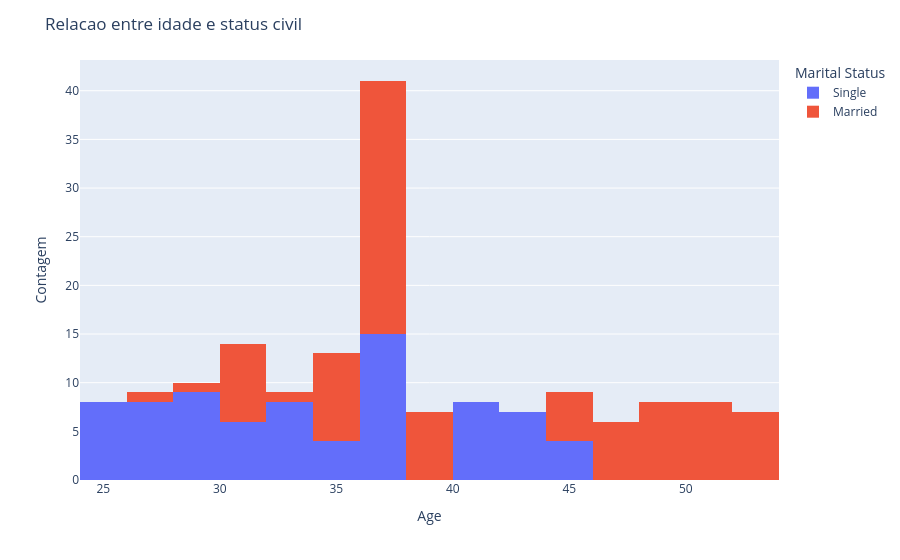

Notebook source saved alongside this figure:
### Code cell
# idade x status civil

fig = px.histogram(df, x='Age', color='Marital Status', barmode='stack')

# Layout
fig.update_layout(title='Relacao entre idade e status civil',
		  xaxis_title='Age',
		  yaxis_title='Contagem',
		  legend_title='Marital Status')
fig.show()

### Figure 1 — Plotly figure (JSON) as saved in the notebook; plotly's stock layout.template omitted (floating-point values rounded to 4 significant figures)
{"data": [{"alignmentgroup": "True", "bingroup": "x", "hovertemplate": "Marital Status=Single<br>Age=%{x}<br>count=%{y}<extra></extra>", "legendgroup": "Single", "marker": {"color": "#636efa", "pattern": {"shape": ""}}, "name": "Single", "offsetgroup": "Single", "orientation": "v", "showlegend": true, "type": "histogram", "x": [25, 40, 26, 31, 37.51, 37.51, 37.51, 37.51, 37.51, 37.51, 43, 29, 34, 44, 25, 40, 26, 31, 41, 27, 32, 42, 28, 33, 43, 29, 34, 44, 25, 25, 40, 26, 31, 41, 27, 32, 42, 28, 33, 37.51, 37.51, 37.51, 37.51, 37.51, 25, 40, 26, 31, 41, 27, 32, 42, 28, 33, 43, 29, 34, 44, 25, 25, 28, 31, 32, 25, 40, 26, 31, 37.51, 37.51, 37.51, 37.51, 28, 33, 43, 29, 34, 44], "xaxis": "x", "yaxis": "y"}, {"alignmentgroup": "True", "bingroup": "x", "hovertemplate": "Marital Status=Married<br>Age=%{x}<br>count=%{y}<extra></extra>", "legendgroup": "Married", "marker": {"color": "#EF553B", "pattern": {"shape": ""}}, "name": "Married", "offsetgroup": "Married", "orientation": "v", "showlegend": true, "type": "histogram", "x": [30, 35, 45, 50, 37.51, 37.51, 37.51, 37.51, 37.51, 37.51, 37.51, 48, 53, 39, 49, 30, 35, 45, 50, 36, 46, 51, 37, 47, 52, 38, 48, 53, 39, 49, 30, 35, 30, 35, 45, 50, 36, 46, 51, 37, 47, 52, 37.51, 37.51, 37.51, 37.51, 37.51, 37.51, 37.51, 30, 35, 45, 50, 36, 46, 51, 37, 47, 52, 38, 48, 53, 39, 49, 30, 35, 30, 35, 33, 26, 29, 34, 30, 35, 45, 50, 36, 37.51, 37.51, 37.51, 37.51, 37.51, 38, 48, 53, 39, 49], "xaxis": "x", "yaxis": "y"}], "layout": {"autosize": true, "barmode": "stack", "legend": {"title": {"text": "Marital Status"}, "tracegroupgap": 0}, "margin": {"t": 60}, "title": {"text": "Relacao entre idade e status civil"}, "xaxis": {"anchor": "y", "autorange": true, "domain": [0, 1], "range": [24, 54], "title": {"text": "Age"}, "type": "linear"}, "yaxis": {"anchor": "x", "autorange": true, "domain": [0, 1], "range": [0, 43.16], "title": {"text": "Contagem"}}}}
